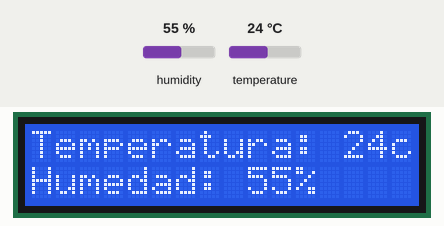
The sketch below on a simulated Arduino Uno, built with avr-gcc and run on an emulated ATmega328P. Shown: 16×2 character LCD. The inputs (shaded band) are chosen by the test bench; at power-on: temperature 24 °C, humidity 55 %. What the sketch prints to the serial monitor is not drawn.

Above: at 1.2 s.
1.3 s: temperature set to 12 °C
At 3.0 s:
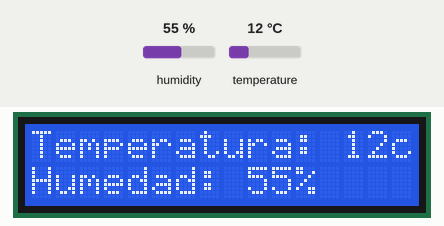
4.1 s: humidity set to 22 %
At 5.6 s:
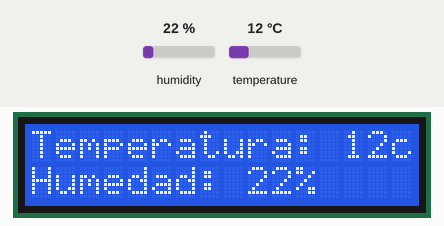
6.9 s: temperature set to 19 °C
At 9.5 s:
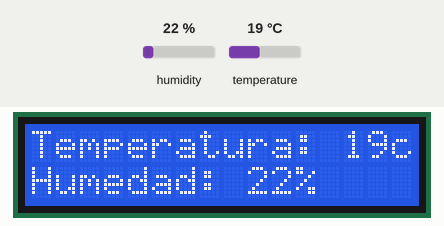
9.8 s: humidity set to 40 %
At 11.1 s:
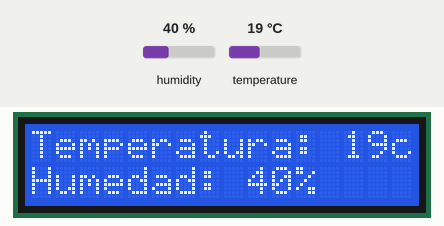
Timing chart, 0 to 12.8 s (numbered marks = the images above; inputs shaded):
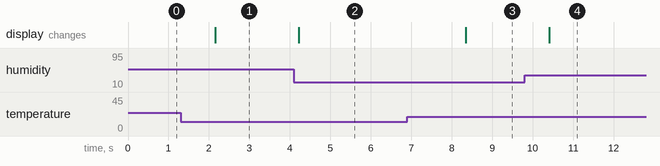

The sketch:

Emisor.ino
```cpp
#include "DHT.h"
#include <SoftwareSerial.h>
#include <LiquidCrystal_I2C.h>
LiquidCrystal_I2C lcd(0x27, 16, 2);
SoftwareSerial MiSerial(2, 3); //Rx 2 - Tx 3
DHT dht(4, DHT22);
void setup() {
  Serial.begin(9200);
  MiSerial.begin(9200);
  lcd.init(); lcd.backlight();
  dht.begin();
  int temperatura = 0;
}
void loop() {
  int temperatura = dht.readTemperature();
  int humedad = dht.readHumidity();
  MiSerial.write(temperatura);
  Serial.println(temperatura);
  lcd.setCursor(0, 0);
  lcd.print("Temperatura: "); lcd.print(temperatura); lcd.print("c");
  lcd.setCursor(0, 1);
  lcd.print("Humedad: "); lcd.print(humedad); lcd.print("%");
  delay(1000);
}
```

Measured:
- after the input at 1.3 s, the display: changes after 0.86 s (image 1)
- after the input at 4.1 s, the display: changes after 0.12 s (image 2)
- after the input at 6.9 s, the display: changes after 1.4 s (image 3)
- after the input at 9.8 s, the display: changes after 0.61 s (image 4)
